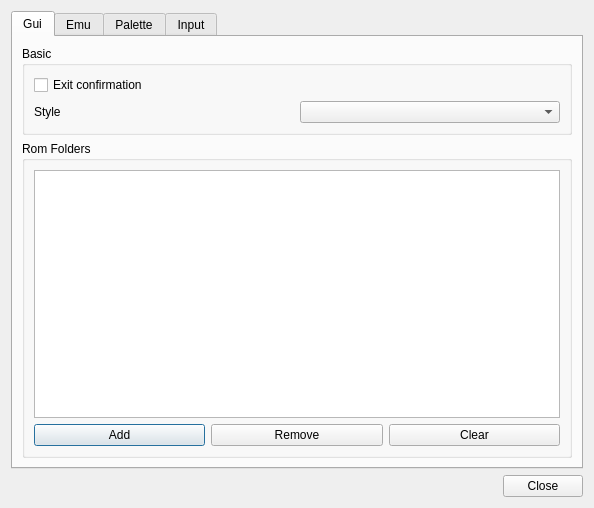
<?xml version="1.0" encoding="UTF-8"?>
<ui version="4.0">
 <class>SettingDialog</class>
 <widget class="QDialog" name="SettingDialog">
  <property name="geometry">
   <rect>
    <x>0</x>
    <y>0</y>
    <width>594</width>
    <height>508</height>
   </rect>
  </property>
  <property name="windowTitle">
   <string>Settings</string>
  </property>
  <layout class="QVBoxLayout" name="verticalLayout_4">
   <item>
    <widget class="QTabWidget" name="tab_widget_settings">
     <property name="currentIndex">
      <number>0</number>
     </property>
     <widget class="QWidget" name="tab_gui">
      <attribute name="title">
       <string>Gui</string>
      </attribute>
      <layout class="QVBoxLayout" name="verticalLayout_3">
       <item>
        <widget class="QGroupBox" name="group_box_gui_basic">
         <property name="title">
          <string>Basic</string>
         </property>
         <layout class="QVBoxLayout" name="verticalLayout">
          <item>
           <widget class="QCheckBox" name="check_box_exit_confirmation">
            <property name="text">
             <string>Exit confirmation</string>
            </property>
           </widget>
          </item>
          <item>
           <layout class="QHBoxLayout" name="horizontal_layout_gui_basic_style">
            <item>
             <widget class="QLabel" name="label_gui_style">
              <property name="text">
               <string>Style</string>
              </property>
              <property name="buddy">
               <cstring>combo_box_gui_style</cstring>
              </property>
             </widget>
            </item>
            <item>
             <widget class="QComboBox" name="combo_box_gui_style"/>
            </item>
           </layout>
          </item>
         </layout>
        </widget>
       </item>
       <item>
        <widget class="QGroupBox" name="group_box_gui_rom_folders">
         <property name="title">
          <string>Rom Folders</string>
         </property>
         <layout class="QVBoxLayout" name="verticalLayout_2">
          <item>
           <widget class="QListView" name="list_view_rom_folders">
            <property name="editTriggers">
             <set>QAbstractItemView::NoEditTriggers</set>
            </property>
           </widget>
          </item>
          <item>
           <layout class="QHBoxLayout" name="horizontalLayout_gui_rom_folders_buttons">
            <item>
             <widget class="QPushButton" name="push_button_rom_folders_add">
              <property name="text">
               <string>Add</string>
              </property>
             </widget>
            </item>
            <item>
             <widget class="QPushButton" name="push_button_rom_folders_remove">
              <property name="text">
               <string>Remove</string>
              </property>
             </widget>
            </item>
            <item>
             <widget class="QPushButton" name="push_button_rom_folders_clear">
              <property name="text">
               <string>Clear</string>
              </property>
             </widget>
            </item>
           </layout>
          </item>
         </layout>
        </widget>
       </item>
      </layout>
     </widget>
     <widget class="QWidget" name="tab_emu">
      <attribute name="title">
       <string>Emu</string>
      </attribute>
      <layout class="QVBoxLayout" name="verticalLayout_5">
       <item>
        <layout class="QGridLayout" name="grid_layout_emu">
         <item row="0" column="0">
          <widget class="QLabel" name="label_emu_engine">
           <property name="text">
            <string>Engine</string>
           </property>
           <property name="buddy">
            <cstring>combo_box_emu_engine</cstring>
           </property>
          </widget>
         </item>
         <item row="0" column="1">
          <widget class="QComboBox" name="combo_box_emu_engine"/>
         </item>
         <item row="1" column="0">
          <widget class="QLabel" name="label_emu_render_driver">
           <property name="text">
            <string>Render driver</string>
           </property>
           <property name="buddy">
            <cstring>combo_box_emu_engine</cstring>
           </property>
          </widget>
         </item>
         <item row="1" column="1">
          <widget class="QComboBox" name="combo_box_emu_render_driver"/>
         </item>
        </layout>
       </item>
       <item>
        <widget class="QGroupBox" name="group_box_emu_video">
         <property name="title">
          <string>Video</string>
         </property>
         <layout class="QGridLayout" name="gridLayout">
          <item row="0" column="0">
           <widget class="QCheckBox" name="check_box_emu_full_screen">
            <property name="text">
             <string>Full screen</string>
            </property>
           </widget>
          </item>
          <item row="0" column="1">
           <widget class="QCheckBox" name="check_box_emu_vsync">
            <property name="text">
             <string>Vertical sync</string>
            </property>
           </widget>
          </item>
          <item row="1" column="0">
           <widget class="QLabel" name="label_emu_scale">
            <property name="text">
             <string>Scale</string>
            </property>
            <property name="buddy">
             <cstring>double_spin_box_emu_scale</cstring>
            </property>
           </widget>
          </item>
          <item row="1" column="1">
           <widget class="QDoubleSpinBox" name="double_spin_box_emu_scale">
            <property name="minimum">
             <double>1.000000000000000</double>
            </property>
            <property name="maximum">
             <double>15.000000000000000</double>
            </property>
            <property name="value">
             <double>2.000000000000000</double>
            </property>
           </widget>
          </item>
          <item row="2" column="1">
           <widget class="QDoubleSpinBox" name="double_spin_box_emu_fps">
            <property name="maximum">
             <double>60.000000000000000</double>
            </property>
            <property name="value">
             <double>60.000000000000000</double>
            </property>
           </widget>
          </item>
          <item row="2" column="0">
           <widget class="QLabel" name="label_emu_fps">
            <property name="text">
             <string>FPS</string>
            </property>
            <property name="buddy">
             <cstring>double_spin_box_emu_fps</cstring>
            </property>
           </widget>
          </item>
         </layout>
        </widget>
       </item>
       <item>
        <widget class="QGroupBox" name="group_box_emu_audio">
         <property name="title">
          <string>Audio</string>
         </property>
         <layout class="QGridLayout" name="gridLayout_2">
          <item row="1" column="1">
           <widget class="QLabel" name="label_emu_volume">
            <property name="text">
             <string>Volume</string>
            </property>
            <property name="buddy">
             <cstring>double_spin_box_emu_fps</cstring>
            </property>
           </widget>
          </item>
          <item row="0" column="1">
           <widget class="QLabel" name="label_emu_sample_rate">
            <property name="text">
             <string>Sample rate</string>
            </property>
            <property name="buddy">
             <cstring>double_spin_box_emu_scale</cstring>
            </property>
           </widget>
          </item>
          <item row="0" column="2">
           <widget class="QSpinBox" name="spin_box_emu_sample_rate">
            <property name="minimum">
             <number>22050</number>
            </property>
            <property name="maximum">
             <number>96000</number>
            </property>
            <property name="value">
             <number>44100</number>
            </property>
           </widget>
          </item>
          <item row="1" column="2">
           <widget class="QSlider" name="horizontal_slider_emu_volume">
            <property name="maximum">
             <number>100</number>
            </property>
            <property name="sliderPosition">
             <number>100</number>
            </property>
            <property name="orientation">
             <enum>Qt::Horizontal</enum>
            </property>
           </widget>
          </item>
         </layout>
        </widget>
       </item>
       <item>
        <widget class="QGroupBox" name="group_box_emu_custom">
         <property name="title">
          <string>Custom</string>
         </property>
         <layout class="QGridLayout" name="gridLayout_6">
          <item row="0" column="0">
           <widget class="QLabel" name="label_emu_tape_length">
            <property name="text">
             <string>Tape length</string>
            </property>
           </widget>
          </item>
          <item row="0" column="1">
           <widget class="QSpinBox" name="spin_box_emu_tape_length">
            <property name="minimum">
             <number>2</number>
            </property>
            <property name="maximum">
             <number>8192</number>
            </property>
           </widget>
          </item>
          <item row="1" column="0">
           <widget class="QLabel" name="label_emu_sprite_limit">
            <property name="text">
             <string>Sprite Limit</string>
            </property>
           </widget>
          </item>
          <item row="1" column="1">
           <widget class="QSpinBox" name="spin_box_emu_sprite_limit">
            <property name="minimum">
             <number>8</number>
            </property>
            <property name="maximum">
             <number>16</number>
            </property>
           </widget>
          </item>
         </layout>
        </widget>
       </item>
      </layout>
     </widget>
     <widget class="QWidget" name="tab_palette">
      <attribute name="title">
       <string>Palette</string>
      </attribute>
      <layout class="QGridLayout" name="gridLayout_4">
       <item row="0" column="0">
        <widget class="QGroupBox" name="group_box_palette_custom">
         <property name="title">
          <string>Custom</string>
         </property>
         <layout class="QVBoxLayout" name="verticalLayout_6">
          <item>
           <layout class="QHBoxLayout" name="horizontal_layout_palette_custom">
            <item>
             <widget class="QPushButton" name="push_button_palette_save">
              <property name="text">
               <string>Save</string>
              </property>
             </widget>
            </item>
            <item>
             <spacer name="horizontal_spacer_palette_custom">
              <property name="orientation">
               <enum>Qt::Horizontal</enum>
              </property>
              <property name="sizeHint" stdset="0">
               <size>
                <width>40</width>
                <height>20</height>
               </size>
              </property>
             </spacer>
            </item>
            <item>
             <widget class="QPushButton" name="push_button_palette_load">
              <property name="text">
               <string>Load</string>
              </property>
             </widget>
            </item>
            <item>
             <widget class="QPushButton" name="push_button_palette_path_clear">
              <property name="text">
               <string>Clear</string>
              </property>
             </widget>
            </item>
           </layout>
          </item>
          <item>
           <widget class="QLineEdit" name="line_edit_palette_path"/>
          </item>
         </layout>
        </widget>
       </item>
       <item row="1" column="0">
        <widget class="QGroupBox" name="group_box_palette_control">
         <property name="title">
          <string>Control</string>
         </property>
        </widget>
       </item>
      </layout>
     </widget>
     <widget class="QWidget" name="tab_input">
      <attribute name="title">
       <string>Input</string>
      </attribute>
      <layout class="QGridLayout" name="gridLayout_5">
       <item row="0" column="0">
        <widget class="QGroupBox" name="group_box_input_port1">
         <property name="title">
          <string>Port 1</string>
         </property>
         <layout class="QVBoxLayout" name="verticalLayout_7">
          <item>
           <widget class="QPushButton" name="push_button_input_port1_configure">
            <property name="text">
             <string>Configure</string>
            </property>
           </widget>
          </item>
          <item>
           <widget class="QComboBox" name="combo_box_input_port1_joypad_type"/>
          </item>
         </layout>
        </widget>
       </item>
       <item row="0" column="1">
        <widget class="QGroupBox" name="groupBox_input_port2">
         <property name="title">
          <string>Port 2</string>
         </property>
         <layout class="QVBoxLayout" name="verticalLayout_8">
          <item>
           <widget class="QPushButton" name="push_button_input_port2_configure">
            <property name="text">
             <string>Configure</string>
            </property>
           </widget>
          </item>
          <item>
           <widget class="QComboBox" name="combo_box_input_port2_joypad_type"/>
          </item>
         </layout>
        </widget>
       </item>
       <item row="1" column="0" colspan="2">
        <widget class="QGroupBox" name="groupBox_input_presets">
         <property name="title">
          <string>Presets</string>
         </property>
         <layout class="QVBoxLayout" name="verticalLayout_9">
          <item>
           <widget class="QPushButton" name="push_button_input_presets_save">
            <property name="text">
             <string>Save</string>
            </property>
           </widget>
          </item>
          <item>
           <widget class="QPushButton" name="push_button_input_presets_load">
            <property name="text">
             <string>Load</string>
            </property>
           </widget>
          </item>
         </layout>
        </widget>
       </item>
      </layout>
     </widget>
    </widget>
   </item>
   <item>
    <layout class="QHBoxLayout" name="horizontal_layout_setting_buttons">
     <item>
      <spacer name="horizontalSpacer">
       <property name="orientation">
        <enum>Qt::Horizontal</enum>
       </property>
       <property name="sizeHint" stdset="0">
        <size>
         <width>40</width>
         <height>20</height>
        </size>
       </property>
      </spacer>
     </item>
     <item>
      <widget class="QPushButton" name="push_button_setting_close">
       <property name="text">
        <string>Close</string>
       </property>
      </widget>
     </item>
    </layout>
   </item>
  </layout>
 </widget>
 <resources/>
 <connections>
  <connection>
   <sender>push_button_setting_close</sender>
   <signal>clicked()</signal>
   <receiver>SettingDialog</receiver>
   <slot>close()</slot>
   <hints>
    <hint type="sourcelabel">
     <x>352</x>
     <y>421</y>
    </hint>
    <hint type="destinationlabel">
     <x>199</x>
     <y>221</y>
    </hint>
   </hints>
  </connection>
  <connection>
   <sender>push_button_palette_path_clear</sender>
   <signal>clicked()</signal>
   <receiver>line_edit_palette_path</receiver>
   <slot>clear()</slot>
   <hints>
    <hint type="sourcelabel">
     <x>329</x>
     <y>120</y>
    </hint>
    <hint type="destinationlabel">
     <x>198</x>
     <y>192</y>
    </hint>
   </hints>
  </connection>
 </connections>
</ui>
